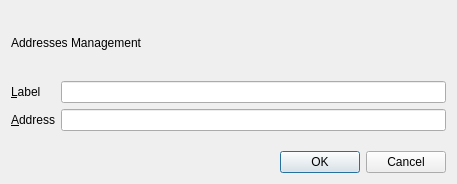
<?xml version="1.0" encoding="UTF-8"?>
<ui version="4.0">
 <class>EditAddressDialog</class>
 <widget class="QDialog" name="EditAddressDialog">
  <property name="geometry">
   <rect>
    <x>0</x>
    <y>0</y>
    <width>457</width>
    <height>184</height>
   </rect>
  </property>
  <property name="windowTitle">
   <string>Edit Address</string>
  </property>
  <layout class="QVBoxLayout" name="verticalLayout">
   <item>
    <widget class="QLabel" name="label_3">
     <property name="text">
      <string>Addresses Management</string>
     </property>
    </widget>
   </item>
   <item>
    <layout class="QFormLayout" name="formLayout">
     <property name="fieldGrowthPolicy">
      <enum>QFormLayout::AllNonFixedFieldsGrow</enum>
     </property>
     <item row="1" column="0">
      <widget class="QLabel" name="label">
       <property name="text">
        <string>&amp;Label</string>
       </property>
       <property name="buddy">
        <cstring>labelEdit</cstring>
       </property>
      </widget>
     </item>
     <item row="1" column="1">
      <widget class="QLineEdit" name="labelEdit">
       <property name="toolTip">
        <string>The label associated with this address list entry</string>
       </property>
      </widget>
     </item>
     <item row="2" column="1">
      <widget class="QValidatedLineEdit" name="addressEdit">
       <property name="toolTip">
        <string>The address associated with this address list entry. This can only be modified for sending addresses.</string>
       </property>
      </widget>
     </item>
     <item row="2" column="0">
      <widget class="QLabel" name="label_2">
       <property name="text">
        <string>&amp;Address</string>
       </property>
       <property name="buddy">
        <cstring>addressEdit</cstring>
       </property>
      </widget>
     </item>
    </layout>
   </item>
   <item>
    <widget class="QDialogButtonBox" name="buttonBox">
     <property name="orientation">
      <enum>Qt::Horizontal</enum>
     </property>
     <property name="standardButtons">
      <set>QDialogButtonBox::Cancel|QDialogButtonBox::Ok</set>
     </property>
    </widget>
   </item>
  </layout>
 </widget>
 <customwidgets>
  <customwidget>
   <class>QValidatedLineEdit</class>
   <extends>QLineEdit</extends>
   <header>qvalidatedlineedit.h</header>
  </customwidget>
 </customwidgets>
 <resources/>
 <connections>
  <connection>
   <sender>buttonBox</sender>
   <signal>accepted()</signal>
   <receiver>EditAddressDialog</receiver>
   <slot>accept()</slot>
   <hints>
    <hint type="sourcelabel">
     <x>20</x>
     <y>20</y>
    </hint>
    <hint type="destinationlabel">
     <x>20</x>
     <y>20</y>
    </hint>
   </hints>
  </connection>
  <connection>
   <sender>buttonBox</sender>
   <signal>rejected()</signal>
   <receiver>EditAddressDialog</receiver>
   <slot>reject()</slot>
   <hints>
    <hint type="sourcelabel">
     <x>20</x>
     <y>20</y>
    </hint>
    <hint type="destinationlabel">
     <x>20</x>
     <y>20</y>
    </hint>
   </hints>
  </connection>
 </connections>
</ui>
